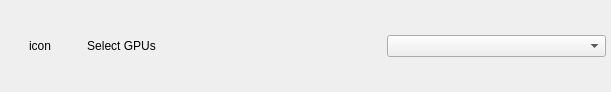
<?xml version="1.0" encoding="UTF-8"?>
<ui version="4.0">
 <class>SettingGPUClass</class>
 <widget class="QWidget" name="SettingGPUClass">
  <property name="geometry">
   <rect>
    <x>0</x>
    <y>0</y>
    <width>611</width>
    <height>88</height>
   </rect>
  </property>
  <property name="sizePolicy">
   <sizepolicy hsizetype="Expanding" vsizetype="Preferred">
    <horstretch>0</horstretch>
    <verstretch>0</verstretch>
   </sizepolicy>
  </property>
  <layout class="QHBoxLayout" name="mainLayout">
   <property name="spacing">
    <number>12</number>
   </property>
   <property name="leftMargin">
    <number>5</number>
   </property>
   <property name="rightMargin">
    <number>5</number>
   </property>
   <item>
    <widget class="QLabel" name="labelGPUIcon">
     <property name="minimumSize">
      <size>
       <width>70</width>
       <height>70</height>
      </size>
     </property>
     <property name="maximumSize">
      <size>
       <width>70</width>
       <height>70</height>
      </size>
     </property>
     <property name="text">
      <string notr="true">icon</string>
     </property>
     <property name="scaledContents">
      <bool>true</bool>
     </property>
     <property name="alignment">
      <set>Qt::AlignCenter</set>
     </property>
    </widget>
   </item>
   <item>
    <widget class="QLabel" name="label">
     <property name="text">
      <string>Select GPUs</string>
     </property>
     <property name="alignment">
      <set>Qt::AlignCenter</set>
     </property>
    </widget>
   </item>
   <item>
    <spacer name="horizontalSpacer">
     <property name="orientation">
      <enum>Qt::Horizontal</enum>
     </property>
     <property name="sizeHint" stdset="0">
      <size>
       <width>40</width>
       <height>20</height>
      </size>
     </property>
    </spacer>
   </item>
   <item>
    <widget class="QComboBox" name="gpuBox">
     <property name="sizePolicy">
      <sizepolicy hsizetype="Expanding" vsizetype="Fixed">
       <horstretch>0</horstretch>
       <verstretch>0</verstretch>
      </sizepolicy>
     </property>
     <property name="maximumSize">
      <size>
       <width>16777215</width>
       <height>16777215</height>
      </size>
     </property>
    </widget>
   </item>
  </layout>
 </widget>
 <resources/>
 <connections/>
</ui>
